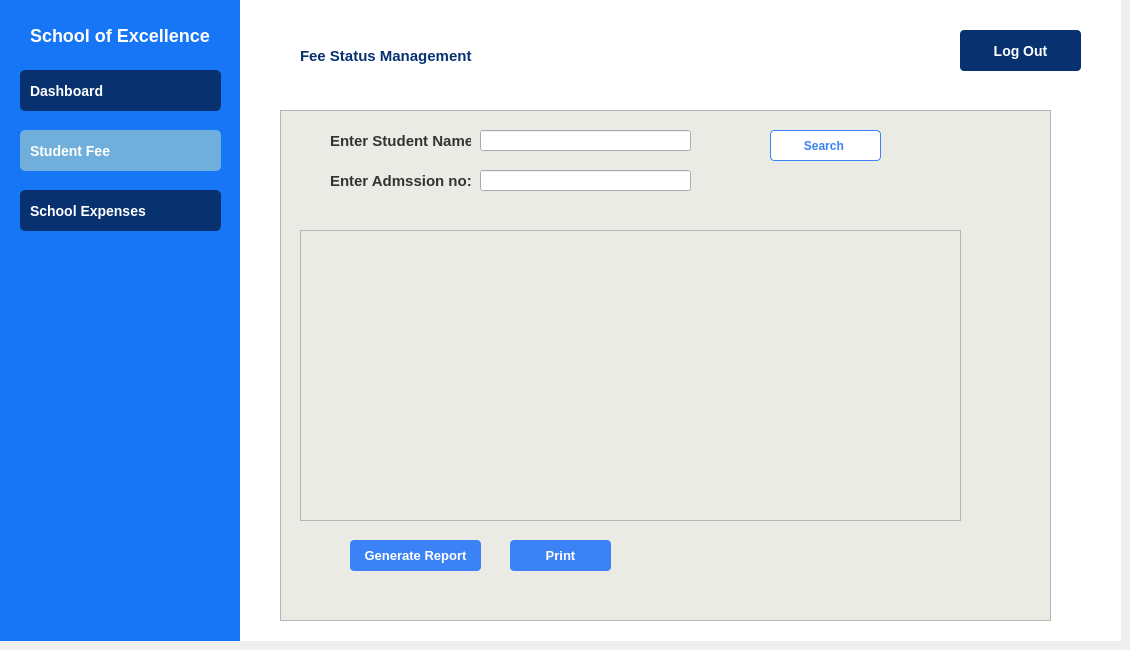
    <widget class="QWidget" name="AccountantFeepg">
     <widget class="QGroupBox" name="groupBox_17">
      <property name="geometry">
       <rect>
        <x>0</x>
        <y>0</y>
        <width>241</width>
        <height>641</height>
       </rect>
      </property>
      <property name="styleSheet">
       <string notr="true">
QGroupBox {
    background-color: rgb(23, 118, 246); 
    color: white;
    border: none;
    font-size: 16px;
    font-weight: bold;
}</string>
      </property>
      <property name="title">
       <string/>
      </property>
      <widget class="QPushButton" name="pushButton_48">
       <property name="geometry">
        <rect>
         <x>20</x>
         <y>190</y>
         <width>201</width>
         <height>41</height>
        </rect>
       </property>
       <property name="styleSheet">
        <string notr="true">QPushButton {
    background-color: rgb(8, 49, 112);
    color: white;
    border-radius: 5px;
    padding: 10px;
    font-size: 14px;
    font-weight: bold;
    text-align: left;
    padding-left: 10px;
}
QPushButton:hover 
{ 
background-color: rgb(17, 80, 180);
}</string>
       </property>
       <property name="text">
        <string>School Expenses</string>
       </property>
       <property name="icon">
        <iconset>
         <normalon>:/icons /icons/calculator.png</normalon>
        </iconset>
       </property>
       <property name="iconSize">
        <size>
         <width>27</width>
         <height>27</height>
        </size>
       </property>
      </widget>
      <widget class="QPushButton" name="pushButton_49">
       <property name="geometry">
        <rect>
         <x>20</x>
         <y>130</y>
         <width>201</width>
         <height>41</height>
        </rect>
       </property>
       <property name="styleSheet">
        <string notr="true">
QPushButton {
    background-color: rgb(112, 175, 219);
    color: white;
    border-radius: 5px;
    padding: 10px;
    font-size: 14px;
    font-weight: bold;
    text-align: left;
    padding-left: 10px;
}
</string>
       </property>
       <property name="text">
        <string>Student Fee </string>
       </property>
       <property name="icon">
        <iconset>
         <normalon>:/icons /icons/fee (1).png</normalon>
        </iconset>
       </property>
       <property name="iconSize">
        <size>
         <width>30</width>
         <height>30</height>
        </size>
       </property>
      </widget>
      <widget class="QPushButton" name="pushButton_51">
       <property name="geometry">
        <rect>
         <x>20</x>
         <y>70</y>
         <width>201</width>
         <height>41</height>
        </rect>
       </property>
       <property name="styleSheet">
        <string notr="true">QPushButton {
    background-color: rgb(8, 49, 112);
    color: white;
    border-radius: 5px;
    padding: 10px;
    font-size: 14px;
    font-weight: bold;
    text-align: left;
    padding-left: 10px;
}
QPushButton:hover 
{ 
background-color: rgb(17, 80, 180);
}
</string>
       </property>
       <property name="text">
        <string>Dashboard</string>
       </property>
       <property name="icon">
        <iconset>
         <normalon>:/icons /icons/dashboard.png</normalon>
        </iconset>
       </property>
       <property name="iconSize">
        <size>
         <width>20</width>
         <height>20</height>
        </size>
       </property>
      </widget>
      <widget class="QLabel" name="label_11">
       <property name="geometry">
        <rect>
         <x>30</x>
         <y>20</y>
         <width>181</width>
         <height>31</height>
        </rect>
       </property>
       <property name="styleSheet">
        <string notr="true">QLabel
{
color: white;
font-size: 18px;
font-weight: bold;
text-align: center;
qproperty-alignment: AlignCenter;
}</string>
       </property>
       <property name="text">
        <string>School of Excellence </string>
       </property>
      </widget>
     </widget>
     <widget class="QGroupBox" name="groupBox_18">
      <property name="geometry">
       <rect>
        <x>240</x>
        <y>0</y>
        <width>881</width>
        <height>641</height>
       </rect>
      </property>
      <property name="styleSheet">
       <string notr="true">QGroupBox
{
background: white;
border: none;
}</string>
      </property>
      <property name="title">
       <string/>
      </property>
      <widget class="QPushButton" name="pushButton_44">
       <property name="geometry">
        <rect>
         <x>720</x>
         <y>30</y>
         <width>121</width>
         <height>41</height>
        </rect>
       </property>
       <property name="styleSheet">
        <string notr="true">QPushButton {
    background-color: rgb(8, 49, 112);
    color: white;
    border-radius: 4px;
    padding: 10px;
    font-size: 14px;
    font-weight: bold;
    text-align: center;
    padding-left: 10px;
}
QPushButton:hover 
{ 
background-color: rgb(17, 80, 180);
}</string>
       </property>
       <property name="text">
        <string>Log Out</string>
       </property>
       <property name="iconSize">
        <size>
         <width>12</width>
         <height>12</height>
        </size>
       </property>
      </widget>
      <widget class="QLabel" name="label_110">
       <property name="geometry">
        <rect>
         <x>60</x>
         <y>40</y>
         <width>181</width>
         <height>31</height>
        </rect>
       </property>
       <property name="styleSheet">
        <string notr="true">QLabel
{
color: rgb(8, 49, 112);
font-size: 15px;
font-weight: bold;
text-align: center;
qproperty-alignment: AlignCenter;
}</string>
       </property>
       <property name="text">
        <string>Fee Status Management </string>
       </property>
      </widget>
      <widget class="QFrame" name="frame_16">
       <property name="geometry">
        <rect>
         <x>40</x>
         <y>110</y>
         <width>771</width>
         <height>511</height>
        </rect>
       </property>
       <property name="styleSheet">
        <string notr="true">QFrame 
{
background-color: rgb(235, 235, 230);

}</string>
       </property>
       <property name="frameShape">
        <enum>QFrame::Shape::StyledPanel</enum>
       </property>
       <property name="frameShadow">
        <enum>QFrame::Shadow::Raised</enum>
       </property>
       <widget class="QLineEdit" name="lineEdit_27">
        <property name="geometry">
         <rect>
          <x>200</x>
          <y>20</y>
          <width>211</width>
          <height>21</height>
         </rect>
        </property>
       </widget>
       <widget class="QLabel" name="label_111">
        <property name="geometry">
         <rect>
          <x>50</x>
          <y>20</y>
          <width>141</width>
          <height>21</height>
         </rect>
        </property>
        <property name="styleSheet">
         <string notr="true">QLabel {
    color: #333333;
    font-family: 'Segoe UI', Arial, sans-serif;
    font-size: 15px;
    font-weight: 500;
}</string>
        </property>
        <property name="text">
         <string>Enter Student Name:</string>
        </property>
       </widget>
       <widget class="QPushButton" name="pushButton_168">
        <property name="geometry">
         <rect>
          <x>490</x>
          <y>20</y>
          <width>111</width>
          <height>31</height>
         </rect>
        </property>
        <property name="styleSheet">
         <string notr="true">QPushButton {
    background-color: #ffffff;
    color: #3b82f6;
    border: 1px solid #3b82f6;
    border-radius: 4px;
    padding: 6px 12px;
    font-weight: bold;
    min-width: 80px;
font-size: 12px;
}

QPushButton:hover {
    background-color: #A9D6F5;  /* Light Sky Blue on Hover */
    color: #000000;             /* Optional: Black text for contrast */
}</string>
        </property>
        <property name="text">
         <string>Search </string>
        </property>
       </widget>
       <widget class="QTableView" name="tableView_14">
        <property name="geometry">
         <rect>
          <x>20</x>
          <y>120</y>
          <width>661</width>
          <height>291</height>
         </rect>
        </property>
       </widget>
       <widget class="QPushButton" name="pushButton_169">
        <property name="geometry">
         <rect>
          <x>70</x>
          <y>430</y>
          <width>131</width>
          <height>31</height>
         </rect>
        </property>
        <property name="styleSheet">
         <string notr="true">QPushButton {
    background-color: #3b82f6;
    color: white;
    border: none;
    border-radius: 4px;
    font-weight: bold;
font-size: 13px;
padding: 6px 12px;
}
QPushButton:hover 
{ 
background-color: rgb(17, 80, 180);
}</string>
        </property>
        <property name="text">
         <string>Generate Report</string>
        </property>
       </widget>
       <widget class="QPushButton" name="pushButton_170">
        <property name="geometry">
         <rect>
          <x>230</x>
          <y>430</y>
          <width>101</width>
          <height>31</height>
         </rect>
        </property>
        <property name="styleSheet">
         <string notr="true">QPushButton {
    background-color: #3b82f6;
    color: white;
    border: none;
    border-radius: 4px;
    font-weight: bold;
 font-size: 13px;
padding: 6px 12px;
}
QPushButton:hover 
{ 
background-color: rgb(17, 80, 180);
}</string>
        </property>
        <property name="text">
         <string>Print</string>
        </property>
       </widget>
       <widget class="QLabel" name="label_112">
        <property name="geometry">
         <rect>
          <x>50</x>
          <y>60</y>
          <width>141</width>
          <height>21</height>
         </rect>
        </property>
        <property name="styleSheet">
         <string notr="true">QLabel {
    color: #333333;
    font-family: 'Segoe UI', Arial, sans-serif;
    font-size: 15px;
    font-weight: 500;
}</string>
        </property>
        <property name="text">
         <string>Enter Admssion no:</string>
        </property>
       </widget>
       <widget class="QLineEdit" name="lineEdit_28">
        <property name="geometry">
         <rect>
          <x>200</x>
          <y>60</y>
          <width>211</width>
          <height>21</height>
         </rect>
        </property>
       </widget>
      </widget>
     </widget>
    </widget>
